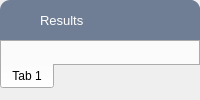
             <widget class="QFrame" name="frame_4">
              <property name="frameShape">
               <enum>QFrame::NoFrame</enum>
              </property>
              <property name="frameShadow">
               <enum>QFrame::Plain</enum>
              </property>
              <property name="lineWidth">
               <number>0</number>
              </property>
              <layout class="QVBoxLayout" name="verticalLayout_4">
               <property name="spacing">
                <number>0</number>
               </property>
               <property name="leftMargin">
                <number>0</number>
               </property>
               <property name="topMargin">
                <number>0</number>
               </property>
               <property name="rightMargin">
                <number>0</number>
               </property>
               <item>
                <widget class="QFrame" name="hGraphs">
                 <property name="minimumSize">
                  <size>
                   <width>0</width>
                   <height>40</height>
                  </size>
                 </property>
                 <property name="maximumSize">
                  <size>
                   <width>16777215</width>
                   <height>40</height>
                  </size>
                 </property>
                 <property name="font">
                  <font>
                   <pointsize>10</pointsize>
                  </font>
                 </property>
                 <property name="styleSheet">
                  <string notr="true">background-color: rgb(111, 126, 149);
color: rgb(255, 255, 255);
border-top-left-radius: 10px;
border-top-right-radius: 10px;</string>
                 </property>
                 <property name="frameShape">
                  <enum>QFrame::StyledPanel</enum>
                 </property>
                 <property name="frameShadow">
                  <enum>QFrame::Raised</enum>
                 </property>
                 <layout class="QHBoxLayout" name="horizontalLayout_7">
                  <property name="spacing">
                   <number>0</number>
                  </property>
                  <property name="leftMargin">
                   <number>0</number>
                  </property>
                  <property name="topMargin">
                   <number>0</number>
                  </property>
                  <property name="rightMargin">
                   <number>0</number>
                  </property>
                  <property name="bottomMargin">
                   <number>0</number>
                  </property>
                  <item>
                   <spacer name="horizontalSpacer_4">
                    <property name="orientation">
                     <enum>Qt::Horizontal</enum>
                    </property>
                    <property name="sizeType">
                     <enum>QSizePolicy::Fixed</enum>
                    </property>
                    <property name="sizeHint" stdset="0">
                     <size>
                      <width>20</width>
                      <height>5</height>
                     </size>
                    </property>
                   </spacer>
                  </item>
                  <item>
                   <widget class="QLabel" name="label_8">
                    <property name="sizePolicy">
                     <sizepolicy hsizetype="Minimum" vsizetype="Minimum">
                      <horstretch>0</horstretch>
                      <verstretch>0</verstretch>
                     </sizepolicy>
                    </property>
                    <property name="minimumSize">
                     <size>
                      <width>20</width>
                      <height>0</height>
                     </size>
                    </property>
                    <property name="styleSheet">
                     <string notr="true"/>
                    </property>
                    <property name="text">
                     <string/>
                    </property>
                    <property name="pixmap">
                     <pixmap resource="internal.qrc">:/icons/office-chart-area.svg</pixmap>
                    </property>
                   </widget>
                  </item>
                  <item>
                   <widget class="QLabel" name="lGraphs">
                    <property name="sizePolicy">
                     <sizepolicy hsizetype="Expanding" vsizetype="Expanding">
                      <horstretch>0</horstretch>
                      <verstretch>0</verstretch>
                     </sizepolicy>
                    </property>
                    <property name="font">
                     <font>
                      <pointsize>10</pointsize>
                     </font>
                    </property>
                    <property name="lineWidth">
                     <number>0</number>
                    </property>
                    <property name="text">
                     <string>Results</string>
                    </property>
                   </widget>
                  </item>
                 </layout>
                </widget>
               </item>
               <item>
                <widget class="QTabWidget" name="tGraphs">
                 <property name="styleSheet">
                  <string notr="true"/>
                 </property>
                 <property name="tabPosition">
                  <enum>QTabWidget::South</enum>
                 </property>
                 <property name="tabShape">
                  <enum>QTabWidget::Rounded</enum>
                 </property>
                 <property name="currentIndex">
                  <number>0</number>
                 </property>
                 <widget class="QWidget" name="tab">
                  <attribute name="title">
                   <string>Tab 1</string>
                  </attribute>
                 </widget>
                </widget>
               </item>
              </layout>
             </widget>
